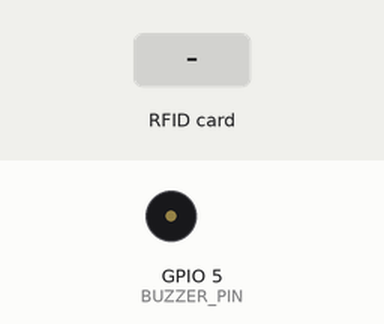
Recording of a sketch running on a simulated ESP8266 (NodeMCU). On the bench: buzzer (waves = sounding, pin HIGH). The inputs (shaded band) are chosen by the test bench. WiFi joins after 1.5 s; servers stay silent unless stated; the Firebase database answers and starts empty; what the sketch prints to the serial monitor is not drawn.

Above: at 2.7 s.
2.8 s: RFID card 7B 76 AE 02 held to the reader
At 3.51 s:
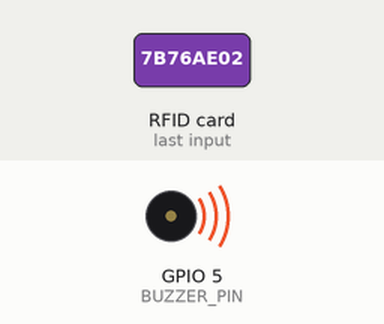
5.1 s: RFID card DE 85 AE 02 held to the reader
At 6.7 s:
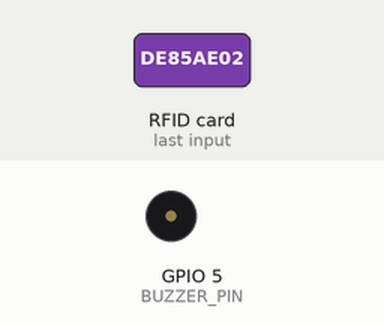
7.2 s: RFID card 5E 7A 19 C4 held to the reader
At 7.97 s:
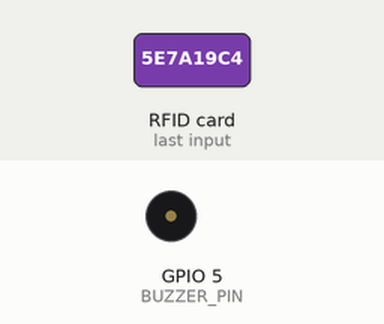
Timing chart, 0 to 10.2 s (numbered marks = the images above; inputs shaded):
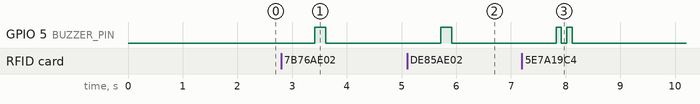

Measured:
- after the input at 2.8 s, GPIO 5 (BUZZER_PIN): LOW → HIGH after 0.61 s, → LOW 0.20 s later
- after the input at 5.1 s, GPIO 5 (BUZZER_PIN): LOW → HIGH after 0.62 s, → LOW 0.20 s later
- after the input at 7.2 s, GPIO 5 (BUZZER_PIN): alternates HIGH for 0.10 s and LOW for 0.10 s, 4 changes in all, then stays LOW, starting after 0.62 s

The sketch:

main.ino
```cpp
#include <ESP8266WiFi.h>
#include <FirebaseESP8266.h>
#include <SPI.h>
#include <MFRC522.h>

// WiFi and Firebase credentials
#define WIFI_SSID "Aryan"
#define WIFI_PASSWORD "mystKira@06"

// RFID pins
#define SS_PIN 15  // D8
#define RST_PIN 2  // D4

// Buzzer pin
#define BUZZER_PIN 5  // D1

// Firebase objects
FirebaseData fbdo;
FirebaseAuth auth;
FirebaseConfig config;

// RFID object
MFRC522 mfrc522(SS_PIN, RST_PIN);

void setup() {
  Serial.begin(9600);

  // Initialize buzzer
  pinMode(BUZZER_PIN, OUTPUT);
  digitalWrite(BUZZER_PIN, LOW);

  // Initialize RFID
  SPI.begin();
  mfrc522.PCD_Init();
  Serial.println("Place your card near the reader...");

  // Connect to WiFi
  WiFi.begin(WIFI_SSID, WIFI_PASSWORD);
  Serial.print("Connecting to WiFi");

  while (WiFi.status() != WL_CONNECTED) {
    Serial.print(".");
    delay(500);
  }

  Serial.println();
  Serial.println("Connected to WiFi");
  Serial.println(WiFi.localIP());

  // Configure Firebase
  config.api_key = "api_key";
  config.database_url = "https:<>firebaseio.com/";
  auth.user.email = "mystkira7@gmail.com";
  auth.user.password = "123456";

  Firebase.begin(&config, &auth);
  Firebase.reconnectWiFi(true);
}

void playSuccessBeep() {
  // Play a short beep for successful scan
  digitalWrite(BUZZER_PIN, HIGH);
  delay(200);  // Beep for 200ms
  digitalWrite(BUZZER_PIN, LOW);
}

void playErrorBeep() {
  // Play two short beeps for error
  for (int i = 0; i < 2; i++) {
    digitalWrite(BUZZER_PIN, HIGH);
    delay(100);
    digitalWrite(BUZZER_PIN, LOW);
    delay(100);
  }
}

void loop() {
  // Check if a new card is present
  if (!mfrc522.PICC_IsNewCardPresent() || !mfrc522.PICC_ReadCardSerial()) {
    return;
  }

  // Get card UID
  String cardUID = getCardNumber();
  Serial.print("Detected Card UID: ");
  Serial.println(cardUID);

  // Get product name and send to Firebase
  String productName = getProductName(cardUID);
  bool success = sendToFirebase(cardUID, productName);

  // Play appropriate sound based on success
  if (success && productName != "Unknown Product") {
    playSuccessBeep();
  } else {
    playErrorBeep();
  }

  // Halt the card and stop encryption
  mfrc522.PICC_HaltA();
  mfrc522.PCD_StopCrypto1();

  delay(1000);  // Reduced delay to make the system more responsive
}

String getCardNumber() {
  String UID = "";
  for (byte i = 0; i < mfrc522.uid.size; i++) {
    if (mfrc522.uid.uidByte[i] < 0x10) {
      UID += "0";
    }
    UID += String(mfrc522.uid.uidByte[i], HEX);
  }
  UID.toUpperCase();
  return UID;
}

String getProductName(String cardUID) {
  if (cardUID == "7B76AE02") {
    return "iPhone 16";
  } else if (cardUID == "DE85AE02") {
    return "Crack Placements without DSA Book";
  } else {
    return "Unknown Product";
  }
}

bool sendToFirebase(String cardUID, String productName) {
  // Create a JSON object with timestamp
  String timestamp = String(millis());

  if (Firebase.setString(fbdo, "/scannedProducts/" + cardUID + "/productName", productName)) {
    Serial.println("Product name sent to Firebase successfully");

    // Add timestamp
    Firebase.setString(fbdo, "/scannedProducts/" + cardUID + "/lastScanned", timestamp);

    // Add scan count
    Firebase.setInt(fbdo, "/scannedProducts/" + cardUID + "/scanCount",
                   Firebase.getInt(fbdo, "/scannedProducts/" + cardUID + "/scanCount") + 1);

    return true;
  } else {
    Serial.println("Failed to send to Firebase");
    Serial.println("Reason: " + fbdo.errorReason());
    return false;
  }
}
```
